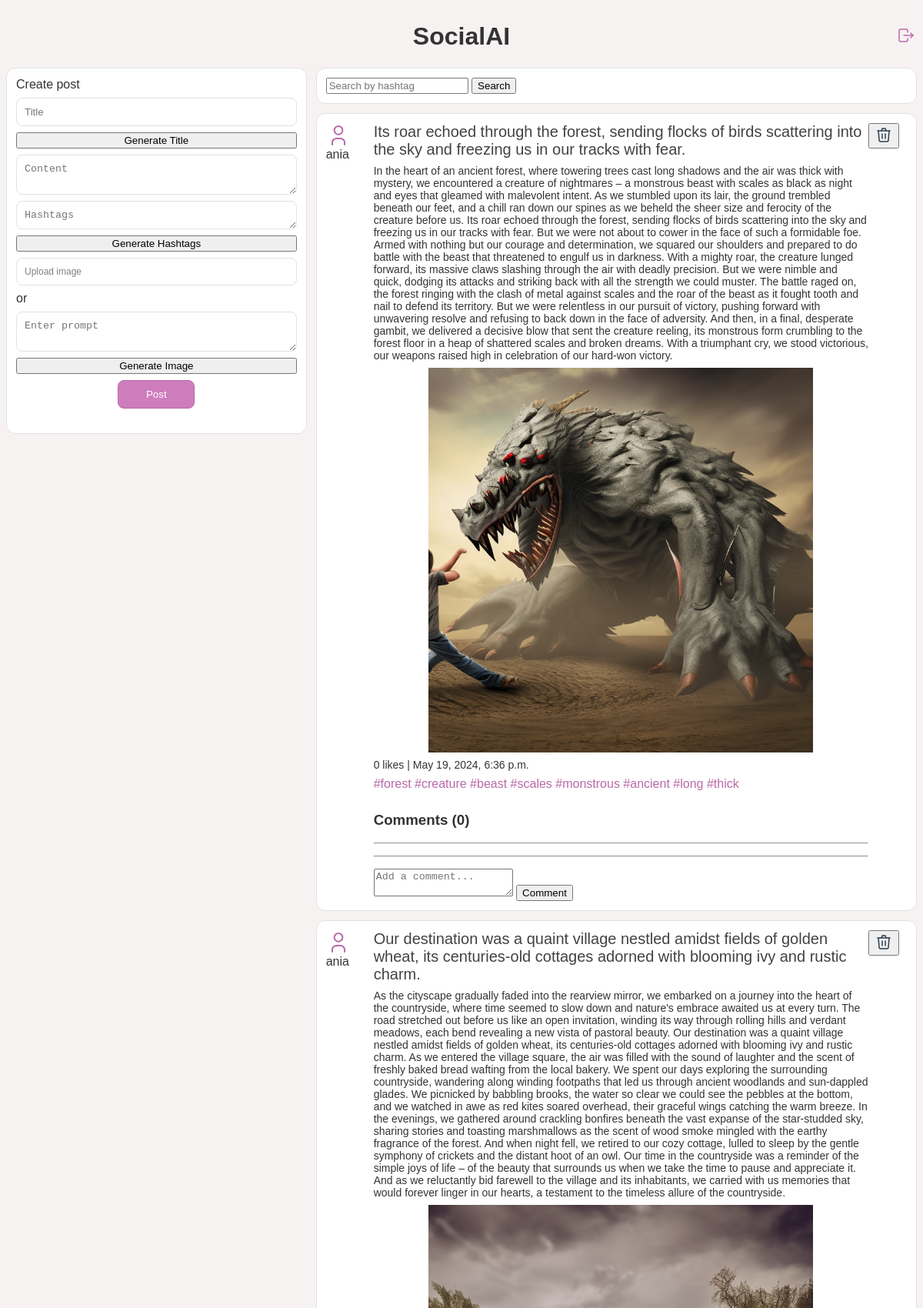
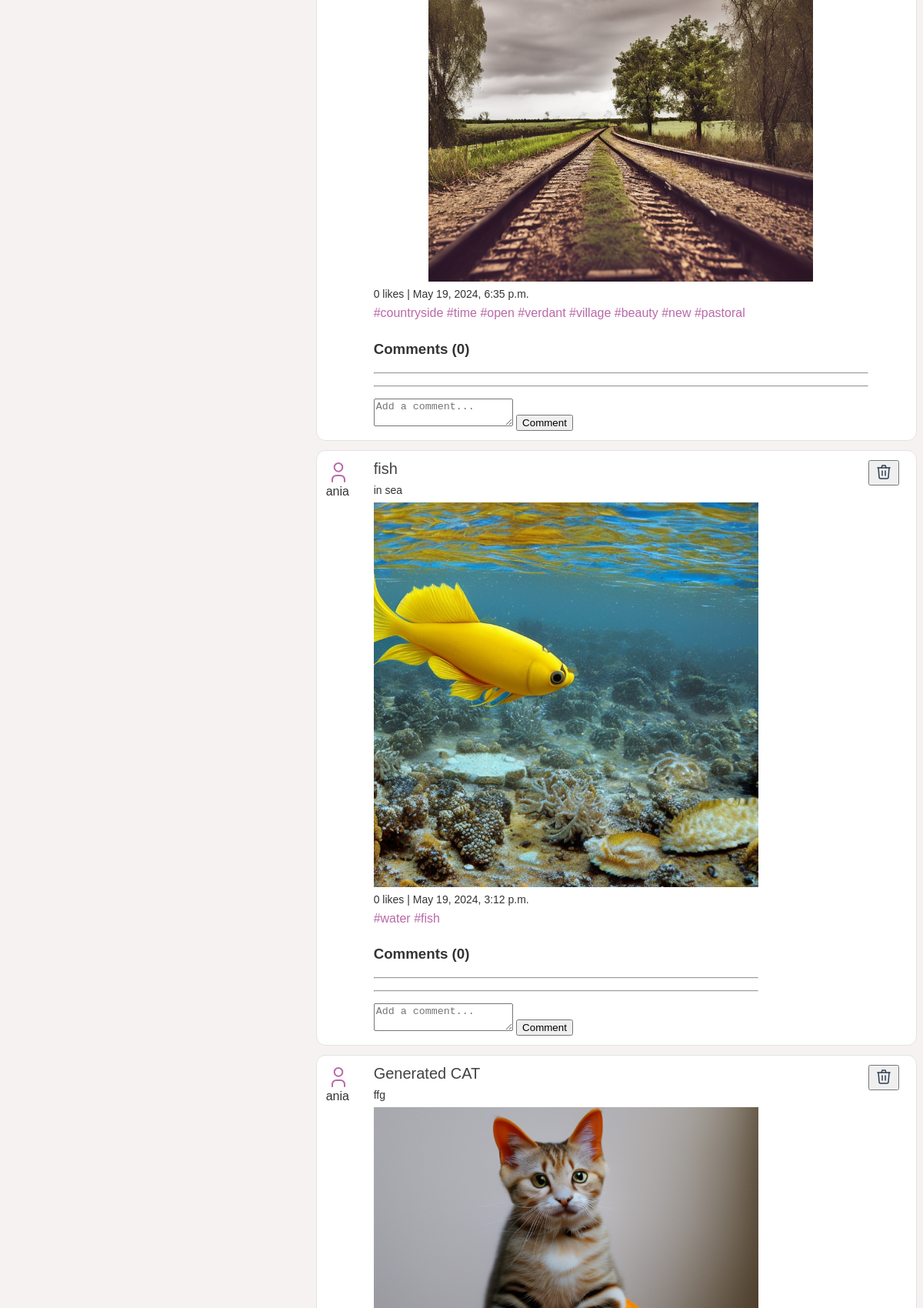
Screenshot of /apka/ (signed in, upper part) with the database file from the repository (2 pictures, top to bottom).
### apka/models.py (models this page shows, shortened)
class Post(models.Model):
    title = models.CharField(max_length=300)
    content = models.TextField()
    image = models.ImageField(upload_to='posts/', null=True, blank=True)
    author = models.ForeignKey(User, on_delete=models.CASCADE)
    created_at = models.DateTimeField(auto_now_add=True)
    hashtags = models.ManyToManyField(Hashtag, related_name='posts')
    @property
    def likes_count(self):
        return Like.objects.filter(post=self).count()
    def get_hashtags(self):
        return self.hashtags.all()

class Hashtag(models.Model):
    name = models.CharField(max_length=50, unique=True)

### apka/views.py (the view, shortened to what this page needs)
# urls.py: path('', views.index, name='index'),
def index(request):
    if 'sessionid' not in request.COOKIES:
        return redirect('logout')
    user = request.user
    generated_image_url = request.session.pop('generated_image_url', None)
    if request.method == 'GET':
        query = request.GET.get('q')
        if query:
            posts = Post.search_by_hashtag(query).order_by('-created_at')
        else:
            posts = Post.objects.all().order_by('-created_at')
        return render(request, 'apka/index.html', {'posts': posts})

### apka/templates/apka/index.html (shortened to what this page needs)
{% load static %}
{% load custom_filters %}
<!DOCTYPE html>
<html lang="en">
<head>
    <link rel="stylesheet" type="text/css" href="{% static 'apka/styles.css' %}">
</head>
<body>
    <div class="navbar">
        <h1>SocialAI</h1>
        <a class="right" href="{% url 'logout' %}">
        </a>
    </div>
    <div class="main">
        <div class="container create_post" id="create_post_container">
            Create post
            <form class="form" method="POST" enctype="multipart/form-data">
                <input class="form_title" type="text" id="id_title" name="title" placeholder="Title">
                <button type="button" onclick="generateTitle()">Generate Title</button>
                <textarea class="form_content" id="id_content" name="content" rows="2" placeholder="Content"></textarea>
                <textarea class="form_content" id="id_hashtags" name="hashtags" rows="1" placeholder="Hashtags"></textarea>
                <button type="button" onclick="generateHashtags()">Generate Hashtags</button>
                <label for="id_image" class="form_image">
                    Upload image
                </label>
                <span>or</span>
                <textarea class="form_content" id="textInput" placeholder="Enter prompt"></textarea>
                <button type="button" onclick="generateImage()">Generate Image</button>
                <button class="form_button" type="submit">Post</button>
            </form>
        </div>
        <div class="posts">
            <div class="container">
                <form action="" method="GET">
                    <input type="text" name="q" placeholder="Search by hashtag">
                    <button type="submit">Search</button>
                </form>
            </div>
            {% for post in posts %}
                <div class="container">
                    <div class="post">
                        <div>
                            <span class="author">
                                {{ post.author }}
                            </span>
                        </div>
                        <div class="post_content">
                            <span class="title">{{ post.title }}</span>
                            <span class="content">{{ post.content }}</span>
                            {% if post.image %}
                            <img id="post_image" src="{{ post.image.url }}" alt="Post Image">
                            {% endif %}
                            <span class="content">{{ post.likes_count }} likes | {{ post.created_at }}</span>
                            <span class="hashtag">
                                {% for hashtag in post.get_hashtags %}
                                    #{{ hashtag.name }}
                                {% endfor %}
                            </span>
                            <div class="comments">
                                <h3>Comments ({{ post.comments.count }})</h3>
                                <hr>
                                <hr>
                                <form method="POST" action="{% url 'add_comment' post.id %}">
                                    <textarea name="content" rows="2" placeholder="Add a comment..."></textarea>
                                    <button type="submit">Comment</button>
                                </form>
                            </div>
                        </div>
                        {% if post.author == user %}
                            <div class="right">
                                <form method="POST" action="{% url 'delete_post' post.id %}">
                                    <button type="submit" class="delete_button">
                                    </button>
                                </form>
                            </div>
                        {% endif %}
                    </div>
                </div>
            {% endfor %}
        </div>
    </div>
</body>
</html>

### apka/static/apka/styles.css (style rules this page uses)
body { font-family: Arial, sans-serif; background-color: #f7f2f2; color: #333; }
.navbar { width: 100%; display: flex; align-items: center; text-align: center; justify-content: center; }
.main { display: grid; grid-template-columns: 1fr 2fr; grid-gap: 12px; max-width: 1200px; margin: auto; }
.container { display: flex; border-radius: 12px; border: 1px solid rgb(226, 226, 226); background-color: white; flex-direction: column; padding: 12px; gap: 8px; margin-bottom: 12px; }
.post { display: flex; flex-direction: row; position: relative; }
.right { position: absolute; right: 10px; }
.post_content { display: flex; flex-direction: column; margin-left: 30px; text-align: left; gap: 8px; margin-right: 50px; }
.author { display: flex; flex-direction: column; }
.create_post { height: 450px; }
.hashtag { color: #b969a8; }
#post_image { max-width: 500px; height: auto; object-fit: contain; margin: 0 auto; }
.title { font-size: 20px; font-weight: 500; color: rgb(66, 66, 66); }
.content { font-size: 14px; clear: rgb(66, 66, 66); }
.form { display: flex; flex-direction: column; gap: 8px; }
.form_title { border: 1px solid rgb(226, 226, 226); border-radius: 8px; padding: 10px; }
.form_content { border-radius: 8px; border: 1px solid rgb(226, 226, 226); padding: 10px; }
.form_image { border-radius: 8px; border: 1px solid rgb(226, 226, 226); padding: 10px; cursor: pointer; font-size: 12px; color: gray; }
.form_button { background-color: #ce7dbc; color: white; padding: 10px 20px; border: 1px solid #b969a8; border-radius: 8px; cursor: pointer; width: 100px; margin: 0 auto; }
.comments hr { margin: 15px 0; }

### rows the page displays
Post: author "ania", title "Its roar echoed through the forest, sending flocks of birds scattering into the sky and freezing us in our tracks with fear.", content "In the heart of an ancient forest, where towering trees cast long shadows and the air was thick with mystery, we encountered a creature of nightmares – a monstrous beast with scales as black as night and eyes that gleamed with malevolent intent. As we stumbled upon its lair, the ground trembled beneath our feet, and a chill ran down our spines as we beheld the sheer size and ferocity of the creature before us. Its roar echoed through the forest, sending flocks of birds scattering into the sky and freezing us in our tracks with fear. But we were not about to cower in the face of such a formidable foe. Armed with nothing but our courage and determination, we squared our shoulders and prepared…", image (picture), likes_count "0", created_at "May 19, 2024, 6:36 p.m.", comments.count "0"
Hashtag: name "forest"
Hashtag: name "creature"
Hashtag: name "beast"
Hashtag: name "scales"
Hashtag: name "monstrous"
Hashtag: name "ancient"
Hashtag: name "long"
Hashtag: name "thick"
Post: author "ania", title "Our destination was a quaint village nestled amidst fields of golden wheat, its centuries-old cottages adorned with blooming ivy and rustic charm.", content "As the cityscape gradually faded into the rearview mirror, we embarked on a journey into the heart of the countryside, where time seemed to slow down and nature's embrace awaited us at every turn. The road stretched out before us like an open invitation, winding its way through rolling hills and verdant meadows, each bend revealing a new vista of pastoral beauty. Our destination was a quaint village nestled amidst fields of golden wheat, its centuries-old cottages adorned with blooming ivy and rustic charm. As we entered the village square, the air was filled with the sound of laughter and the scent of freshly baked bread wafting from the local bakery. We spent our days exploring the…", image (picture), likes_count "0", created_at "May 19, 2024, 6:35 p.m.", comments.count "0"
Hashtag: name "countryside"
Hashtag: name "time"
Hashtag: name "open"
Hashtag: name "verdant"
Hashtag: name "village"
Hashtag: name "beauty"
Hashtag: name "new"
Hashtag: name "pastoral"
Post: author "ania", title "fish", content "in sea", image (picture), likes_count "0", created_at "May 19, 2024, 3:12 p.m.", comments.count "0"
Hashtag: name "water"
Hashtag: name "fish"
Post: author "ania", title "Generated CAT", content "ffg", image (picture)
